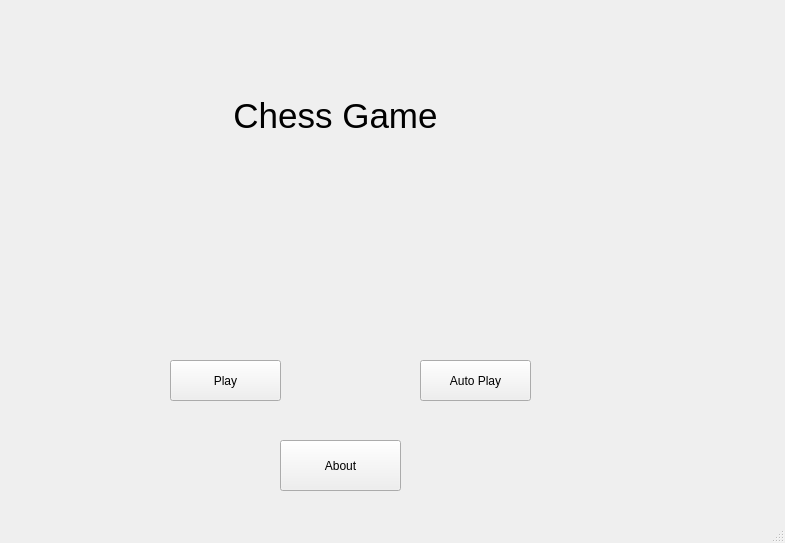
<?xml version="1.0" encoding="UTF-8"?>
<ui version="4.0">
 <class>MainWindow</class>
 <widget class="QMainWindow" name="MainWindow">
  <property name="geometry">
   <rect>
    <x>0</x>
    <y>0</y>
    <width>785</width>
    <height>543</height>
   </rect>
  </property>
  <property name="windowTitle">
   <string>MainWindow</string>
  </property>
  <property name="autoFillBackground">
   <bool>true</bool>
  </property>
  <widget class="QWidget" name="centralwidget">
   <widget class="QPushButton" name="pushButton">
    <property name="geometry">
     <rect>
      <x>170</x>
      <y>360</y>
      <width>111</width>
      <height>41</height>
     </rect>
    </property>
    <property name="text">
     <string>Play</string>
    </property>
   </widget>
   <widget class="QPushButton" name="pushButton_2">
    <property name="geometry">
     <rect>
      <x>420</x>
      <y>360</y>
      <width>111</width>
      <height>41</height>
     </rect>
    </property>
    <property name="text">
     <string>Auto Play</string>
    </property>
    <property name="default">
     <bool>false</bool>
    </property>
    <property name="flat">
     <bool>false</bool>
    </property>
   </widget>
   <widget class="QPushButton" name="pushButton_3">
    <property name="geometry">
     <rect>
      <x>280</x>
      <y>440</y>
      <width>121</width>
      <height>51</height>
     </rect>
    </property>
    <property name="text">
     <string>About</string>
    </property>
   </widget>
   <widget class="QLabel" name="label">
    <property name="geometry">
     <rect>
      <x>210</x>
      <y>60</y>
      <width>251</width>
      <height>111</height>
     </rect>
    </property>
    <property name="font">
     <font>
      <pointsize>26</pointsize>
     </font>
    </property>
    <property name="text">
     <string>Chess Game</string>
    </property>
    <property name="alignment">
     <set>Qt::AlignCenter</set>
    </property>
   </widget>
  </widget>
  <widget class="QMenuBar" name="menubar">
   <property name="geometry">
    <rect>
     <x>0</x>
     <y>0</y>
     <width>785</width>
     <height>21</height>
    </rect>
   </property>
  </widget>
  <widget class="QStatusBar" name="statusbar"/>
 </widget>
 <resources/>
 <connections/>
</ui>
